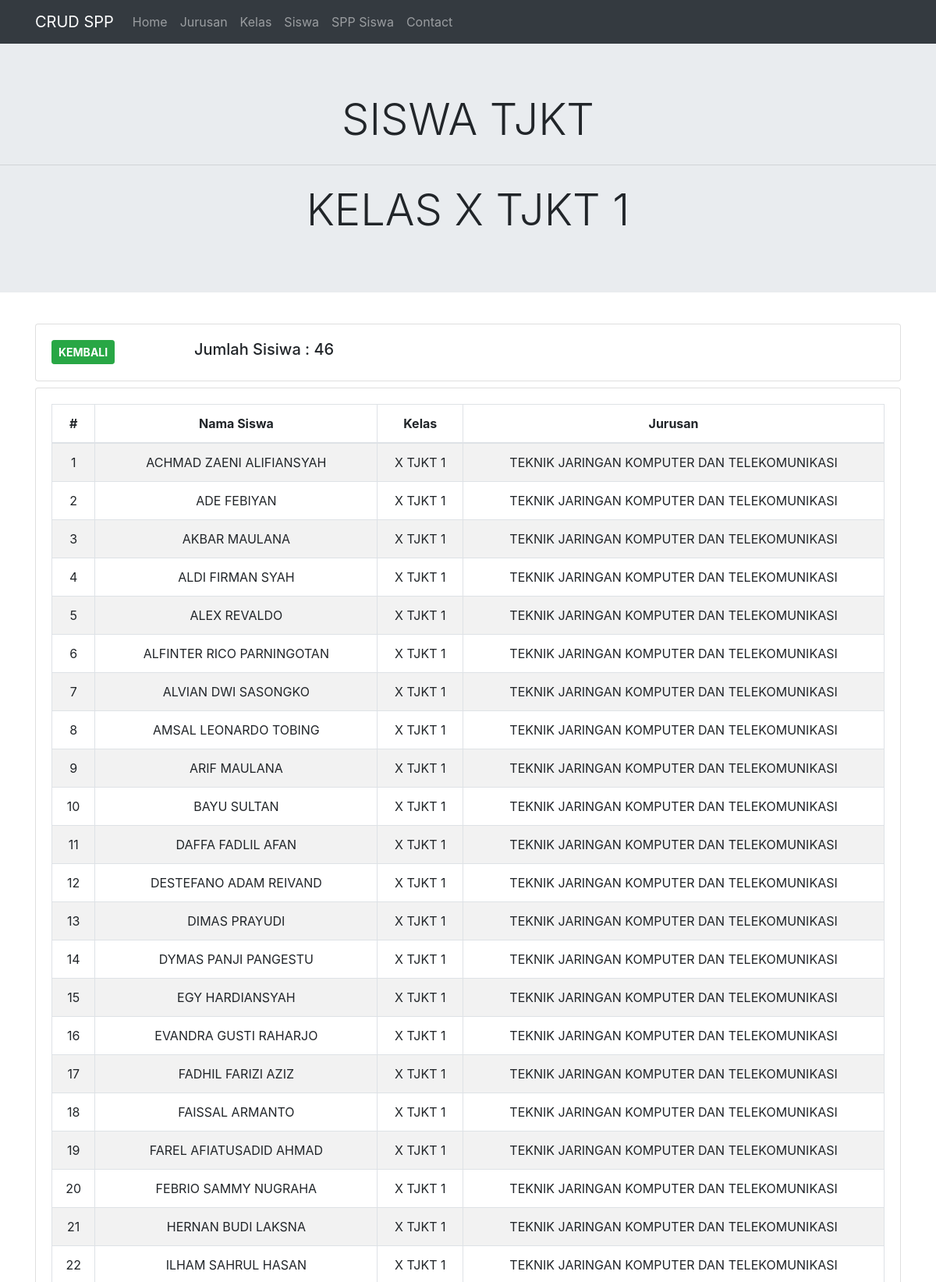
Page /Siswa/detail_siswa/1007666 (upper part) on the committed database.
### tables this page shows
CREATE TABLE `a_siswa` (
  `id` int(11) NOT NULL,
  `nama_siswa` varchar(512) NOT NULL,
  `kelas` varchar(16) NOT NULL,
  `jurusan` varchar(8) NOT NULL,
  `username` varchar(128) NOT NULL,
  `password` varchar(128) NOT NULL,
  `level` varchar(16) NOT NULL,
  `status` varchar(16) NOT NULL
);

CREATE TABLE `a_kelas` (
  `id` int(11) NOT NULL,
  `kode` varchar(8) NOT NULL,
  `kelas` varchar(128) NOT NULL
);

CREATE TABLE `a_jurusan` (
  `id` int(11) NOT NULL,
  `kode` varchar(8) NOT NULL,
  `jurusan` varchar(128) NOT NULL
);

### application/controllers/Siswa.php (called while the page is built, shortened)
<?php
class Siswa extends CI_Controller
{
    public function detail_siswa($id_kelas)
    {
        $isi['header'] = $this->Model_siswa->header_dataSiswa($id_kelas);
        $isi['siswa'] = $this->Model_siswa->dataSiswa($id_kelas);
        $this->load->view('templates/header');
        $this->load->view('templates/navbar');
        $this->load->view('tampilan_detail_kelas', $isi);
        $this->load->view('templates/footer');
    }
}

### index.php (called while the page is built, shortened)
<?php
require_once BASEPATH.'core/CodeIgniter.php';

### application/models/Model_siswa.php (called while the page is built, shortened)
<?php
class Model_siswa extends CI_Model
{
    public function header_dataSiswa($id_kelas)
    {
        $sql = "SELECT a_kelas.id,a_siswa.id AS id_siswa,a_siswa.nama_siswa,a_kelas.kelas,a_jurusan.jurusan,COUNT(*) AS jumlah_siswa FROM `a_siswa`
INNER JOIN a_kelas
ON a_siswa.kelas=a_kelas.id
INNER JOIN a_jurusan
ON a_kelas.kode=a_jurusan.kode
WHERE a_kelas.id='$id_kelas'
GROUP BY a_kelas.id;";
        $query = $this->db->query($sql);
        return $query->row_array();
    }
    public function dataSiswa($id_kelas)
    {
        $sql = "SELECT a_kelas.id,a_siswa.id AS id_siswa,a_siswa.nama_siswa,a_kelas.kelas,a_jurusan.jurusan FROM `a_siswa`
INNER JOIN a_kelas
ON a_siswa.kelas=a_kelas.id
INNER JOIN a_jurusan
ON a_kelas.kode=a_jurusan.kode
WHERE a_kelas.id='$id_kelas';";
        $query = $this->db->query($sql);
        return $query->result_array();
    }
}

### application/views/tampilan_detail_kelas.php (the view)
<div class="jumbotron jumbotron-fluid text-center text-uppercase">
    <h3 class="display-4">SISWA TJKT</h3>
    <hr class="my-4">
    <h3 class="display-4">KELAS <?= $header['kelas'] ?></h3>
</div>
<div class="container">
    <div class="row">
        <div class="col-md mt-2">
            <div class="card">
                <div class="card-body">
                    <div class="row">
                        <div class="col-md-2">
                            <a class="btn btn-success btn-sm text-uppercase font-weight-bold text-white" href="<?= base_url() ?>Siswa"> kembali</a>
                        </div>
                        <div class="col-md-10">
                            <h5>Jumlah Sisiwa : <?= $header['jumlah_siswa'] ?></h5>
                        </div>
                    </div>
                </div>
            </div>
        </div>
    </div>
    <div class="row mt-2">
        <div class="col-md">
            <div class="card">
                <div class="card-body">
                    <div class="table-responsive">
                        <table class="table table-striped table-bordered" id="dataTable" width="100%" cellspacing="0">
                            <thead>
                                <tr class="text-center">
                                    <th scope="col">#</th>
                                    <th scope="col">Nama Siswa</th>
                                    <th scope="col">Kelas</th>
                                    <th scope="col">Jurusan</th>
                                </tr>
                            </thead>
                            <tbody>
                                <tr>
                                    <?php
                                    $no = 1;
                                    foreach ($siswa as $row) {
                                    ?>
                                        <td class="text-center"><?php echo $no++; ?></td>
                                        <td class="text-center text-uppercase"><?= $row['nama_siswa'] ?></td>
                                        <td class="text-center"><?= $row['kelas'] ?></td>
                                        <td class="text-center"><?= $row['jurusan'] ?></td>
                                </tr>
                            <?php } ?>
                            </tbody>
                        </table>
                    </div>
                </div>
            </div>
        </div>
    </div>
</div>

### rows in the picture
a_siswa: a_kelas.kelas "X TJKT 1", nama_siswa "ACHMAD ZAENI ALIFIANSYAH", a_jurusan.jurusan "TEKNIK JARINGAN KOMPUTER DAN TELEKOMUNIKASI"
a_siswa: nama_siswa "ADE FEBIYAN", a_kelas.kelas "X TJKT 1", a_jurusan.jurusan "TEKNIK JARINGAN KOMPUTER DAN TELEKOMUNIKASI"
a_siswa: nama_siswa "AKBAR MAULANA", a_kelas.kelas "X TJKT 1", a_jurusan.jurusan "TEKNIK JARINGAN KOMPUTER DAN TELEKOMUNIKASI"
a_siswa: nama_siswa "ALDI FIRMAN SYAH", a_kelas.kelas "X TJKT 1", a_jurusan.jurusan "TEKNIK JARINGAN KOMPUTER DAN TELEKOMUNIKASI"
a_siswa: nama_siswa "ALEX REVALDO", a_kelas.kelas "X TJKT 1", a_jurusan.jurusan "TEKNIK JARINGAN KOMPUTER DAN TELEKOMUNIKASI"
a_siswa: nama_siswa "ALFINTER RICO PARNINGOTAN", a_kelas.kelas "X TJKT 1", a_jurusan.jurusan "TEKNIK JARINGAN KOMPUTER DAN TELEKOMUNIKASI"
a_siswa: nama_siswa "ALVIAN DWI SASONGKO", a_kelas.kelas "X TJKT 1", a_jurusan.jurusan "TEKNIK JARINGAN KOMPUTER DAN TELEKOMUNIKASI"
a_siswa: nama_siswa "AMSAL LEONARDO TOBING", a_kelas.kelas "X TJKT 1", a_jurusan.jurusan "TEKNIK JARINGAN KOMPUTER DAN TELEKOMUNIKASI"
a_siswa: nama_siswa "ARIF MAULANA", a_kelas.kelas "X TJKT 1", a_jurusan.jurusan "TEKNIK JARINGAN KOMPUTER DAN TELEKOMUNIKASI"
a_siswa: nama_siswa "BAYU SULTAN", a_kelas.kelas "X TJKT 1", a_jurusan.jurusan "TEKNIK JARINGAN KOMPUTER DAN TELEKOMUNIKASI"
a_siswa: nama_siswa "DAFFA FADLIL AFAN", a_kelas.kelas "X TJKT 1", a_jurusan.jurusan "TEKNIK JARINGAN KOMPUTER DAN TELEKOMUNIKASI"
a_siswa: nama_siswa "DESTEFANO ADAM REIVAND", a_kelas.kelas "X TJKT 1", a_jurusan.jurusan "TEKNIK JARINGAN KOMPUTER DAN TELEKOMUNIKASI"
a_siswa: nama_siswa "DIMAS PRAYUDI", a_kelas.kelas "X TJKT 1", a_jurusan.jurusan "TEKNIK JARINGAN KOMPUTER DAN TELEKOMUNIKASI"
a_siswa: nama_siswa "DYMAS PANJI PANGESTU", a_kelas.kelas "X TJKT 1", a_jurusan.jurusan "TEKNIK JARINGAN KOMPUTER DAN TELEKOMUNIKASI"
a_siswa: nama_siswa "EGY HARDIANSYAH", a_kelas.kelas "X TJKT 1", a_jurusan.jurusan "TEKNIK JARINGAN KOMPUTER DAN TELEKOMUNIKASI"
a_siswa: nama_siswa "EVANDRA GUSTI RAHARJO", a_kelas.kelas "X TJKT 1", a_jurusan.jurusan "TEKNIK JARINGAN KOMPUTER DAN TELEKOMUNIKASI"
a_siswa: nama_siswa "FADHIL FARIZI AZIZ", a_kelas.kelas "X TJKT 1", a_jurusan.jurusan "TEKNIK JARINGAN KOMPUTER DAN TELEKOMUNIKASI"
a_siswa: nama_siswa "FAISSAL ARMANTO", a_kelas.kelas "X TJKT 1", a_jurusan.jurusan "TEKNIK JARINGAN KOMPUTER DAN TELEKOMUNIKASI"
a_siswa: nama_siswa "FAREL AFIATUSADID AHMAD", a_kelas.kelas "X TJKT 1", a_jurusan.jurusan "TEKNIK JARINGAN KOMPUTER DAN TELEKOMUNIKASI"
a_siswa: nama_siswa "FEBRIO SAMMY NUGRAHA", a_kelas.kelas "X TJKT 1", a_jurusan.jurusan "TEKNIK JARINGAN KOMPUTER DAN TELEKOMUNIKASI"
a_siswa: nama_siswa "HERNAN BUDI LAKSNA", a_kelas.kelas "X TJKT 1", a_jurusan.jurusan "TEKNIK JARINGAN KOMPUTER DAN TELEKOMUNIKASI"
a_siswa: nama_siswa "ILHAM SAHRUL HASAN", a_kelas.kelas "X TJKT 1", a_jurusan.jurusan "TEKNIK JARINGAN KOMPUTER DAN TELEKOMUNIKASI"

### other values in the picture
$header['jumlah_siswa'] "46"
